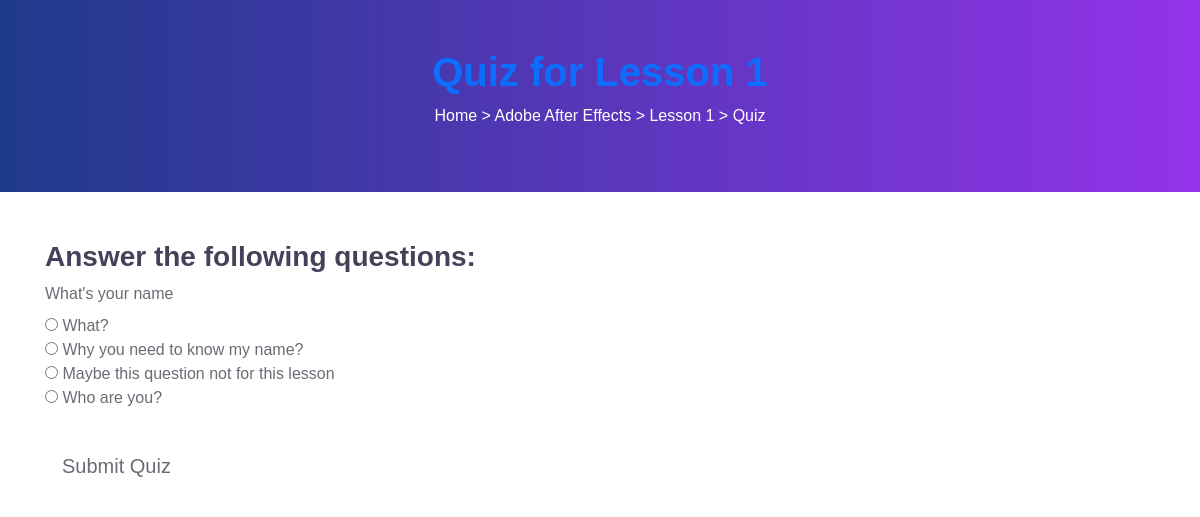
/course/1/quiz/, run on the app's committed database.
### course/models.py (models this page shows, shortened)
class Course(models.Model):
    subject = models.ForeignKey(Subject, on_delete=models.CASCADE)
    name = models.CharField(max_length=200)
    youtube_url = models.URLField()
    duration = models.CharField(max_length=20)
    students_count = models.PositiveIntegerField(default=0)
    rating = models.FloatField(default=0.0)
    review_count = models.PositiveIntegerField(default=0)
    price = models.DecimalField(max_digits=6, decimal_places=2)
    students = models.ManyToManyField(User, related_name='registered_courses')

class Subject(models.Model):
    name = models.CharField(max_length=200)
    image = models.ImageField(upload_to='subjects/')
    slug = models.SlugField(max_length=200, unique=True, blank=True)

class Quiz(models.Model):
    course = models.ForeignKey('Course', related_name='quiz', on_delete=models.CASCADE)
    question = models.CharField(max_length=255)
    option_1 = models.CharField(max_length=100)
    option_2 = models.CharField(max_length=100)
    option_3 = models.CharField(max_length=100)
    option_4 = models.CharField(max_length=100)
    correct_option = models.CharField(max_length=1)

### course/views.py (the view)
# urls.py: path('course/<int:course_id>/quiz/', views.quiz_page, name='quiz_page'),
def quiz_page(request, course_id):
    course = get_object_or_404(Course, id=course_id)
    quizzes = Quiz.objects.filter(course=course)
    return render(request, 'quiz_page.html', {
        'course': course,
        'quizzes': quizzes
    })

### templates/quiz_page.html (shortened to what this page needs)
{% load static %}
<!DOCTYPE html>
<html lang="en">
<head>
    <link href="{% static 'assets/css/style.css' %}" rel="stylesheet">
</head>
<body>
<div class="container-fluid py-5 bg-gradient" style="background: linear-gradient(to right, #1e3a8a, #9333ea);">
    <div class="container text-white text-center">
        <h1 class="display-5 fw-bold">Quiz for {{ course.name }}</h1>
        <p class="mt-2"><a href="/" class="text-white">Home</a> > <a href="{% url 'subject_courses' course.subject.id %}" class="text-white">{{ course.subject.name }}</a> > {{ course.name }} > Quiz</p>
    </div>
</div>
<div class="container py-5">
    <h3>Answer the following questions:</h3>
    <form method="post" action="{% url 'submit_quiz' course.id %}">
        {% for quiz in quizzes %}
            <div class="mb-3">
                <label>{{ quiz.question }}</label><br>
                <input type="radio" name="question_{{ quiz.id }}" value="1"> {{ quiz.option_1 }}<br>
                <input type="radio" name="question_{{ quiz.id }}" value="2"> {{ quiz.option_2 }}<br>
                <input type="radio" name="question_{{ quiz.id }}" value="3"> {{ quiz.option_3 }}<br>
                <input type="radio" name="question_{{ quiz.id }}" value="4"> {{ quiz.option_4 }}<br>
            </div>
        {% endfor %}
        <button type="submit" class="btn btn-custom btn-lg mt-3">Submit Quiz</button>
    </form>
</div>
</body>
</html>

### data on the page
Course: subject.name "Adobe After Effects", name "Lesson 1"
Quiz: question "What's your name", option_1 "What?", option_2 "Why you need to know my name?", option_3 "Maybe this question not for this lesson", option_4 "Who are you?"
